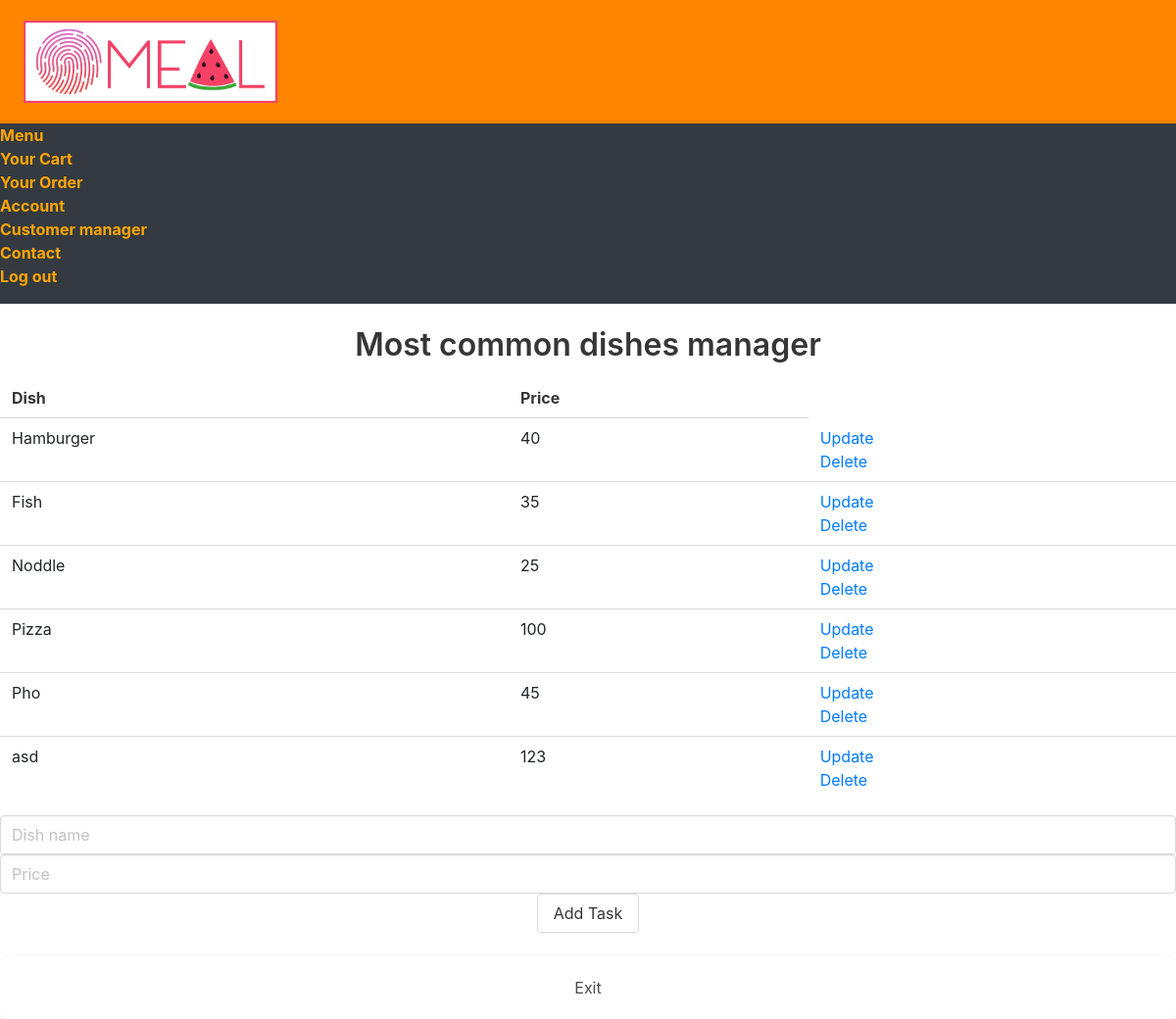
/most_common_dishes_manager, run on an earlier commit of the app's database.
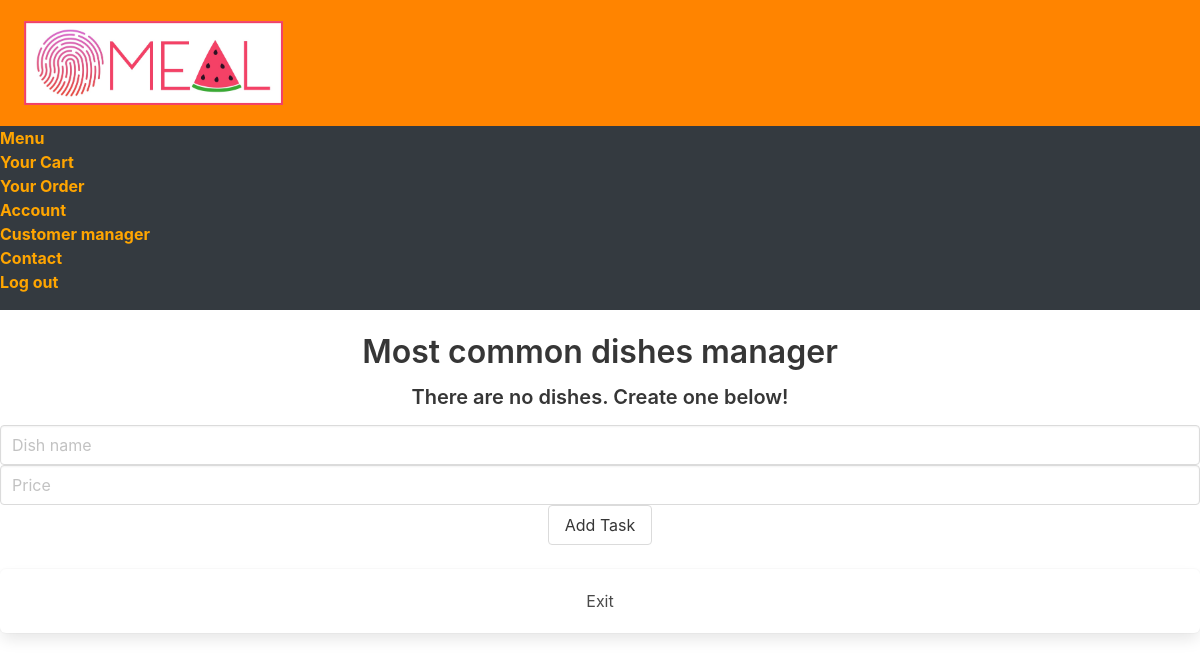
And on a later commit of the database.
### main.py (models this page shows, shortened)
class MostCommonDishes(db.Model):
    id = db.Column(db.Integer, primary_key=True)
    name = db.Column(db.String(200), nullable=False)
    price = db.Column(db.Integer)

### main.py (the view)
@main.route('/most_common_dishes_manager', methods=['POST', 'GET'])
def most_common_dishes_manager():
    if request.method == 'POST':
        input_name = request.form['name']
        input_price = request.form['price']
        new_dish = MostCommonDishes(name=input_name, price=input_price)
        try:
            db.session.add(new_dish)
            db.session.commit()
            return redirect('/most_common_dishes_manager')
        except:
            return 'There was an issue adding your dish'
    else:
        dishes = MostCommonDishes.query.order_by(MostCommonDishes.id).all()
        return render_template('menu_manager/most_common_dishes_manager.html', dishes=dishes)

### templates/menu_manager/most_common_dishes_manager.html (shortened to what this page needs)
{% extends 'base.html' %}
{% block body %}
<div class="content">
    <h1 class = "has-text-centered">Most common dishes manager</h1>
    {% if dishes|length < 1 %}
    <h4 class = "has-text-centered">There are no dishes. Create one below!</h4>
    {% else %}
    <table>
        <tr>
            <th>Dish</th>
            <th>Price</th>
        </tr>
        {% for dish in dishes %}
            <tr>
                <td>{{ dish.name }}</td>
                <td>{{ dish.price }}</td>
                <td>
                    <a href="/most_common_dishes_update/{{dish.id}}">Update</a>
                    <br>
                    <a href="/most_common_dishes_delete/{{dish.id}}">Delete</a>
                </td>
            </tr>
        {% endfor %}
    </table>
    {% endif %}
    <div class="form has-text-centered ">
        <form action="/most_common_dishes_manager" method="POST">
            <input class = "input" type="text" name="name" id="name" placeholder = "Dish name">
            <input class = "input" type="number" name="price" id="price" placeholder = "Price">
            <input class = "button" type="submit" value="Add Task">
        </form>
    </div>
    <br>
    <a href="{{ url_for('manager') }}" class="has-text-centered box">Exit</a>
</div>
{% endblock %}

What changed in the data, as far as the page shows it:
removed MostCommonDishes: name "Hamburger", price "40"
removed MostCommonDishes: name "Fish", price "35"
removed MostCommonDishes: name "Noddle", price "25"
removed MostCommonDishes: name "Pizza", price "100"
removed MostCommonDishes: name "Pho", price "45"
removed MostCommonDishes: name "asd", price "123"
Also different on the page:
text no longer shown: "Dish Price"
text now shown: "There are no dishes. Create one below!"
